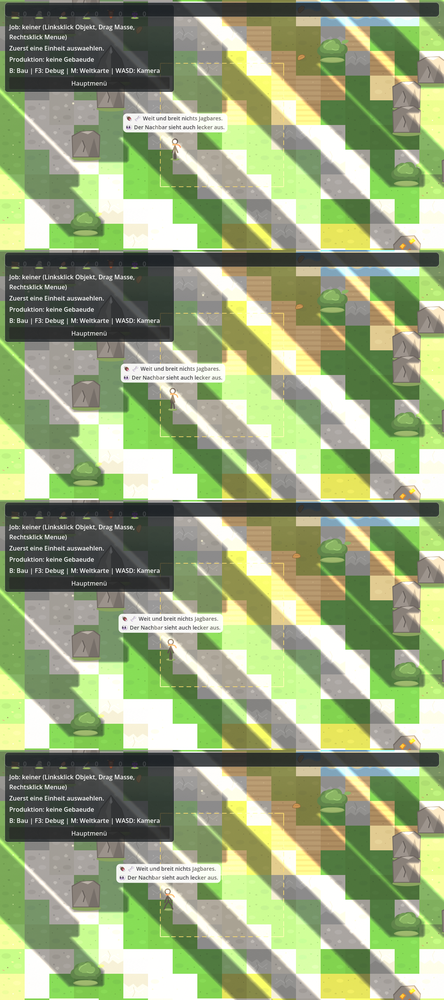
#> input picture .local_dev/vis_tools/frames/holz_fallen_streifen.png, 444 x 1000 px, shrunk from 1152 x 2592 before the run
$ python grau_detector.py frames/holz_fallen_streifen.png
#> lines starting #> are read from the running program, lines starting #| are printed output that depends on the picture; long printed decimals are rounded
# -*- coding: utf-8 -*-
"""Graubild- und Histogramm-Detector. Eigene Zuständigkeit: Die Farb-
verteilung im Rendering-Viewport messen und mechanisch entscheiden, ob
der Viewport bei der Standard-Clear-Color (Grau) hängen bleibt oder
Kacheln gezeichnet werden.

Kein Spielcode kennt diese Datei. Sie liest nur Bilder.
"""

import sys
from pathlib import Path

import numpy as np

PROJEKT_STAMM = Path(__file__).resolve().parents[2]

# Standard-Clear-Color Grau: Der Kanal-Mittelwert liegt eng beieinander und
# die Streuung ist gering, weil nichts als die Grundfarbe gemalt wurde.
GRAU_TOLERANZ = 6.0
GRAU_STREUUNG_MAX = 8.0


def bild_laden(pfad: Path) -> np.ndarray:
    import cv2

    bild = cv2.imread(str(pfad), cv2.IMREAD_COLOR)
    if bild is None:
        raise FileNotFoundError(f"Bild nicht lesbar: {pfad}")
    return bild


def ist_grau(bild: np.ndarray) -> tuple[bool, str]:
    """True, wenn alle drei Kanäle im Mittel gleich und praktisch streuungsfrei sind."""
    kanäle = [bild[:, :, i].astype(np.float64) for i in range(3)]
    mittel = [float(k.mean()) for k in kanäle]
    streuung = float(np.std(bild))
    spanne = max(mittel) - min(mittel)
    hängt = spanne <= GRAU_TOLERANZ and streuung <= GRAU_STREUUNG_MAX
    bericht = f"Kanal-Mittel: {mittel} Streuung: {streuung:.2f} -> {'GRAU-HÄNGER' if hängt else 'gerendert'}"
    return hängt, bericht


def histogramm_unterschied(bild_a: np.ndarray, bild_b: np.ndarray) -> float:
    """Vergleicht die Farbverteilung zweier Bilder über je ein 3x256-Histogramm.
    Rückgabe: Korrelations-Distanz (0 = identisch, 1 = völlig verschieden)."""
    import cv2

    hist_a = cv2.calcHist([bild_a], [0, 1, 2], None, [8, 8, 8], [0, 256, 0, 256, 0, 256])
    hist_b = cv2.calcHist([bild_b], [0, 1, 2], None, [8, 8, 8], [0, 256, 0, 256, 0, 256])
    cv2.normalize(hist_a, hist_a)
    cv2.normalize(hist_b, hist_b)
    return float(cv2.compareHist(hist_a, hist_b, cv2.HISTCMP_BHATTACHARYYA))


def kachel_beweis(bild: np.ndarray) -> tuple[bool, str]:
    """True, wenn das Bild Kachel-Struktur trägt: Kantendichte im unteren
    Bildbereich deutlich über der eines leeren Viewports."""
    import cv2

    grau = cv2.cvtColor(bild, cv2.COLOR_BGR2GRAY)
    kanten = cv2.Canny(grau, 60, 160)
    dichte = float(kanten.mean())
    return dichte > 1.0, f"Kantendichte: {dichte:.2f}"


def pruefe_bild(pfad: Path) -> int:
    bild = bild_laden(pfad)
    hänger, bericht_g = ist_grau(bild)
    print(f"{pfad.name}: {bericht_g}")
    kacheln, bericht_k = kachel_beweis(bild)
    print(f"{pfad.name}: {bericht_k}")
    if hänger:
        print(f"FEHLER: Viewport bleibt bei Grau haengen: {pfad}")
        return 1
    if not kacheln:
        print(f"FEHLER: Keine Kachel-Struktur erkennbar: {pfad}")
        return 1
    return 0


def hauptprogramm() -> int:
    if len(sys.argv) < 2:
        print("Aufruf: python grau_detector.py <bild1> [bild2 ...]")
        return 2
    ergebnis = 0
    bilder = [Path(a) for a in sys.argv[1:]]
    geladen = [bild_laden(b) for b in bilder]
#> in bild_laden, bild is the input picture: shape (1000, 444, 3); mean B, G, R 125.8, 167.1, 152.6
#> geladen = 1 item
    for pfad, bild in zip(bilder, geladen):
        ergebnis = max(ergebnis, pruefe_bild(pfad))
#> in ist_grau, `kanäle = [bild[:, :, i].astype(np.float64) for i in range(3)]`: kanäle = 3 items
#> in ist_grau, `mittel = [float(k.mean()) for k in kanäle]`: mittel = [125.8, 167.1, 152.6]
#> in ist_grau, `streuung = float(np.std(bild))`: streuung = 66.62
#> in ist_grau, `spanne = max(mittel) - min(mittel)`: spanne = 41.37
#> in ist_grau, `hängt = spanne <= GRAU_TOLERANZ and streuung <= GRAU_STREUUNG_MAX`: hängt = False
#| holz_fallen_streifen.png: Kanal-Mittel: [125.755, 167.128, 152.602] Streuung: 66.62 -> gerendert
#> in kachel_beweis, `grau = cv2.cvtColor(bild, cv2.COLOR_BGR2GRAY)`:
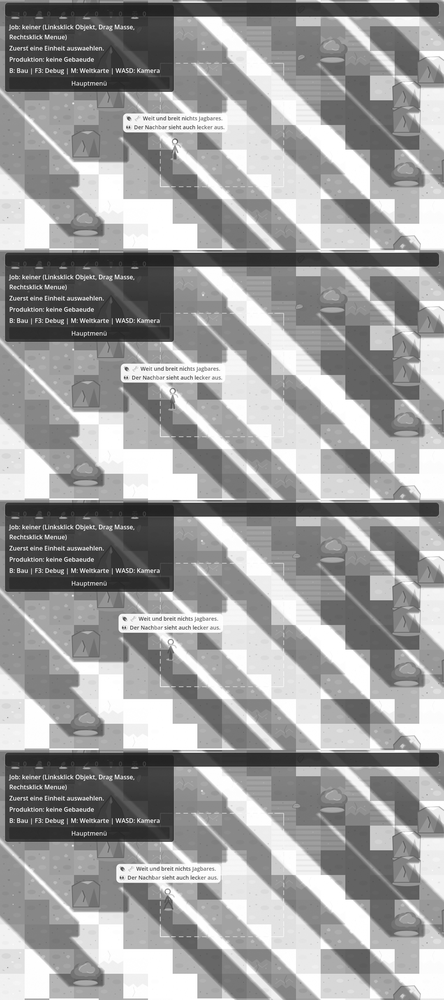
#> grau: shape (1000, 444); min 14, max 255, mean 158.1
#> in kachel_beweis, `kanten = cv2.Canny(grau, 60, 160)`:
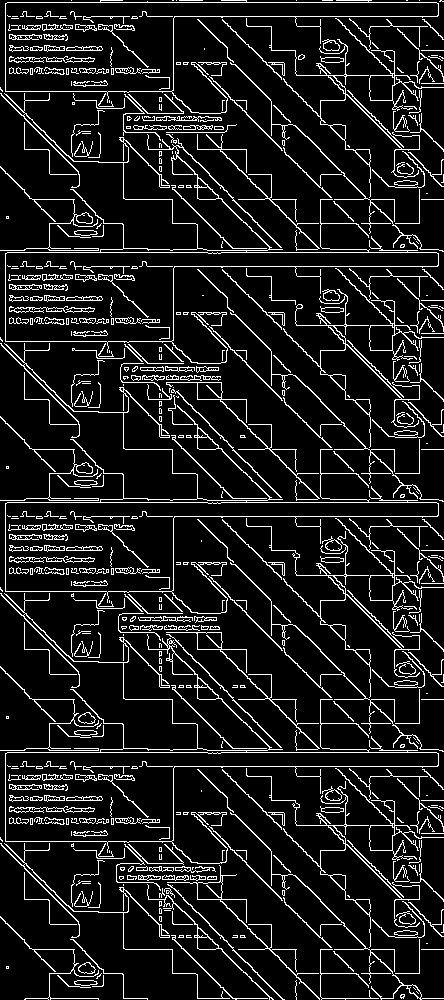
#> kanten: shape (1000, 444); 10.8% white in thin lines or dots
#> in kachel_beweis, `dichte = float(kanten.mean())`: dichte = 27.42
#> in pruefe_bild, `kacheln, bericht_k = kachel_beweis(bild)`: kacheln = True; bericht_k = 'Kantendichte: 27.42'
#| holz_fallen_streifen.png: Kantendichte: 27.42
#> ergebnis = 0
    for i in range(1, len(geladen)):
        d = histogramm_unterschied(geladen[i - 1], geladen[i])
        print(f"Histogramm-Abstand {bilder[i-1].name} <-> {bilder[i].name}: {d:.4f}")
#> this loop made 0 passes
    return ergebnis


if __name__ == "__main__":
    sys.exit(hauptprogramm())
#> (the program exits here)
